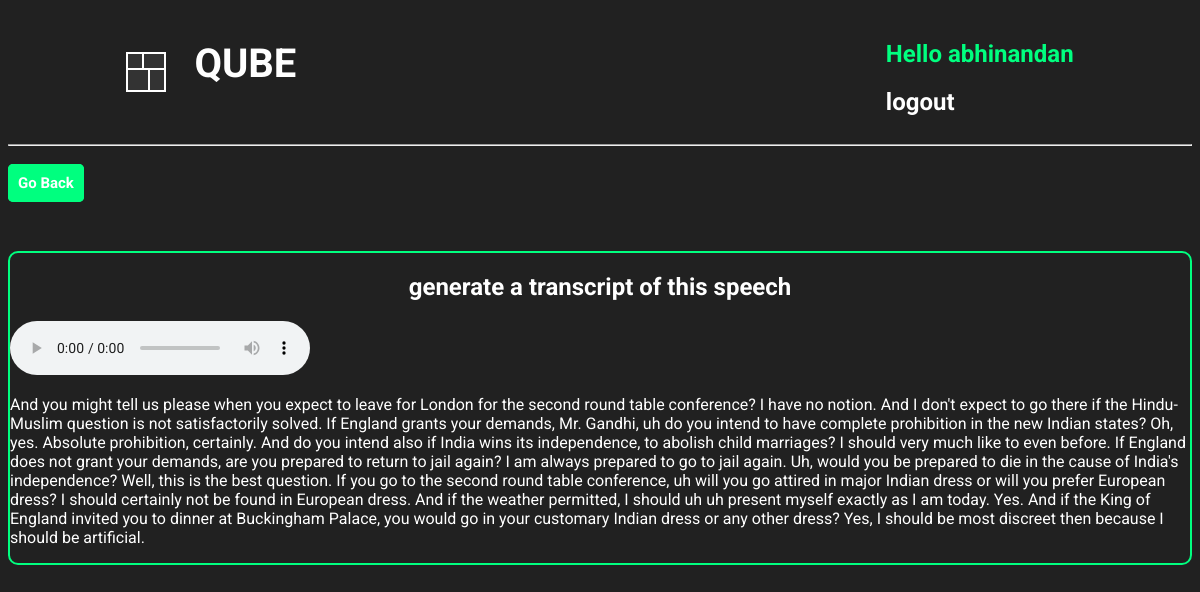
The app's page /qubeAudioFullResponse/6/ (signed in) with its own data.
### base/models.py (models this page shows, shortened)
class QubeAudioModelHistory(models.Model):
    user = models.ForeignKey(
        User, on_delete=models.CASCADE, related_name='qube_audio_query')
    user_text = models.TextField()
    user_audio = models.FileField(
        upload_to='audio/', null=True, blank=True)
    model_response = models.TextField()
    created = models.DateTimeField(auto_now_add=True)

### base/views.py (the view)
# urls.py: path('qubeAudioFullResponse/<str:pk>/',
@login_required(login_url='loginUser')
def qubeAudioFullResponse(request, pk):
    qube_audio = QubeAudioModelHistory.objects.get(id=pk)
    context = {'audio': qube_audio}
    return render(request, 'base/qube_audio_fullResponse.html', context)

### base/templates/base/qube_audio_fullResponse.html
{% extends 'main.html' %}
{% block content %}
<div>
    <div>
        <br>
        <a href="{% url 'qubeAudioQuery' %}"
            style="border: 2px solid springgreen; padding: 8px; text-decoration: none; color: white; font-size: 15px; font-weight: 700; background-color: springgreen; border-radius: 5px; cursor: pointer;">Go
            Back</a>
    </div>
    <div style="border: 2px solid springgreen; justify-self: center; border-radius: 10px; margin-top: 5%;">
        <h2 style="color: white; justify-self: center;">{{ audio.user_text }}</h2>
        <audio src="{{ audio.user_audio.url }}" controls></audio>
        <p style="color: white;">{{ audio.model_response }}</p>
    </div>
</div>
{% endblock %}

### templates/navbar.html (shortened to what this page needs)
<div class="navbar-container">
    <div class="QUBE_logo_link">
        <div class="cube-loader">
            <div class="cube cube1"></div>
            <div class="cube cube2"></div>
            <div class="cube cube3"></div>
            <div class="cube cube4"></div>
        </div>
        <div class="qube_text">
            <h1><a href="{% url 'home' %}">QUBE</a></h1>
        </div>
    </div>
    <div class="login_section">
        {% if request.user.is_authenticated %}
        <div class="after_user_login">
            <div class="hello_user">
                <h2> Hello {{ request.user }} </h2>
            </div>
            <div class="hello_user_logout">
                <h2><a href="{% url 'logoutUser' %}">logout</a></h2>
            </div>
        </div>
        {% else %}
        <div class="before_user_login">
            <h2><a href="{% url 'loginUser' %}">Login</a></h2>
        </div>
        {% endif %}
    </div>
</div>
<hr>

### static/styles/main.css (style rules this page uses)
* { font-family: "Roboto", serif; }
body { background-color: #212121; }
.cube-loader { position: relative; width: 40px; height: 40px; margin: auto; }
.cube { position: absolute; width: 50%; height: 50%; background-color: #333; border: 2px solid #fff; animation: foldCube 2.4s infinite linear; }
.cube1 { top: 0; left: 0; transform-origin: 100% 100%; }
.cube2 { top: 0; right: 0; transform-origin: 0 100%; }
.cube3 { bottom: 0; right: 0; transform-origin: 0 0; }
.cube4 { bottom: 0; left: 0; transform-origin: 100% 0; }
.cube1 { animation-delay: 0.3s; }
.cube2 { animation-delay: 0.6s; }
.cube3 { animation-delay: 0.9s; }
.cube4 { animation-delay: 1.2s; }
.QUBE_logo_link { display: flex; justify-content: space-between; gap: 20px; margin-left: 10%; }
.qube_text { margin-top: 6%; font-size: 20px; padding-left: 8px; padding-right: 8px; padding-top: 5px; margin-top: 0px; }
.qube_text a { text-decoration: none; color: white; transition: all 0.3s ease; }
.login_section { margin-right: 10%; padding-top: 1%; }
.hello_user { color: springgreen; }
.hello_user_logout a { text-decoration: none; color: white; transition: all 0.3s ease; }

### templates/navbar.html (style rules this page uses)
.navbar-container { display: flex; justify-content: space-between; }

### records on screen
QubeAudioModelHistory: user_text "generate a transcript of this speech", model_response "And you might tell us please when you expect to leave for London for the second round table conference? I have no notion. And I don't expect to go there if the Hindu-Muslim question is not satisfactorily solved. If England grants your demands, Mr. Gandhi, uh do you intend to have complete prohibition in the new Indian states? Oh, yes. Absolute prohibition, certainly. And do you intend also if India wins its independence, to abolish child marriages? I should very much like to even before. If England does not grant your demands, are you prepared to return to jail again? I am always prepared to go to jail again. Uh, would you be prepared to die in the cause of India's independence? Well, this…"

### other values on screen
{{ request.user }} "abhinandan"
